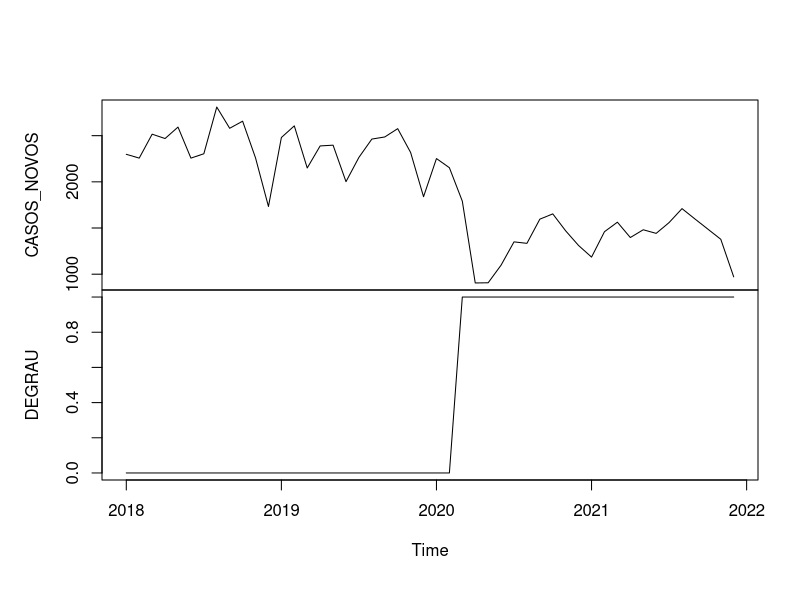
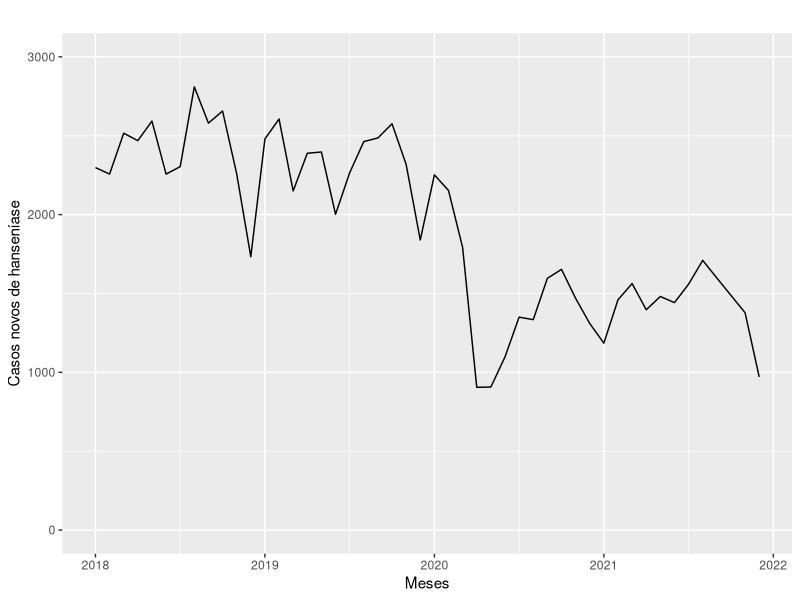
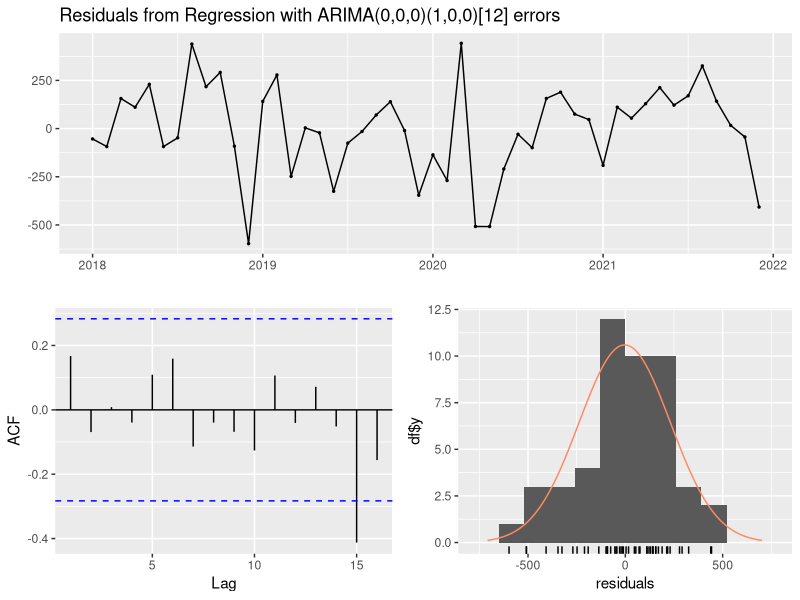

The R source for these figures, in order: (Note: this script raises an error after producing the figures.)
# Instalação e Carregamento dos Pacotes Necessários para a Aula -----------

pacotes <- c("tseries",
             "forecast",
             "tidyverse",
             "ggfortify",
             "FinTS",
             "lmtest")

if(sum(as.numeric(!pacotes %in% installed.packages())) != 0){
  instalador <- pacotes[!pacotes %in% installed.packages()]
  for(i in 1:length(instalador)) {
    install.packages(instalador, dependencies = T)
    break()}
  sapply(pacotes, require, character = T) 
} else {
  sapply(pacotes, require, character = T) 
}


# Dados 
dados <- read.csv2(file = "dados_hanseniase.csv", header = T, sep = ';')


# Série temporal
ts_hans_newcases <- ts(dados, start = c(2018,1), frequency = 12)

plot(ts_hans_newcases[,c("CASOS_NOVOS", "DEGRAU")], main = "")

autoplot(ts_hans_newcases[,"CASOS_NOVOS"]) + 
  ggtitle("") + 
  xlab("Meses") + 
  ylab("Casos novos de hanseníase") + 
  ylim(0, 3000)


# Modelo ARIMA
y <- ts_hans_newcases[,"CASOS_NOVOS"]
x <- ts_hans_newcases[,"DEGRAU"]

fit <- auto.arima(y, xreg = x)

summary(fit)

checkresiduals(fit)

coeftest(fit, df = Inf, level = 0.95)


# testes estatísticos
d1 <- Box.test(residuos, type = "Ljung-Box", lag = 15) # Ljung-Box 
d2 <- ArchTest(residuos, lags = 15) # ARCH
d3 <- jarque.bera.test(residuos) # Jarque-Bera

#Tabela de resultados
testes_di <- c(d1$method, d2$method, d3$method) 
estt_di <- as.numeric(c(d1$statistic, d2$statistic, d3$statistic)) 
valorp_di <- c(d1$p.value, d2$p.value, d3$p.value) 
resultados_di <- cbind(estt_di, valorp_di) 
rownames(resultados_di) <- testes_di 
colnames(resultados_di) <- c("Estatística", "p") 
print(resultados_di, digits = 4)


# Gráfico
(ajustados <- fit$fitted)

ts.plot(ts_hans_newcases[,"CASOS_NOVOS"], ajustados, lty = c(1,1), type = "l", 
        lwd = c(1,2), col = c(1, "red"), xlab="Mês/ano de diagnóstico", 
        ylab = "Número de casos novos", ylim = c(0, 3000)) 
legend("bottomleft", col = c("black", "red"), 
       legend = c("Observado", "Ajustado"), lty = c( 1, 1), 
       lwd = c(1,1,1), cex = , bty="n") 
abline(v = 2020.27, col = "darkorchid4", lty = 2, lwd = 2) 
text(2020.40,2500,"Pandemia COVID-19", adj = c(0,1), col = "gray")

